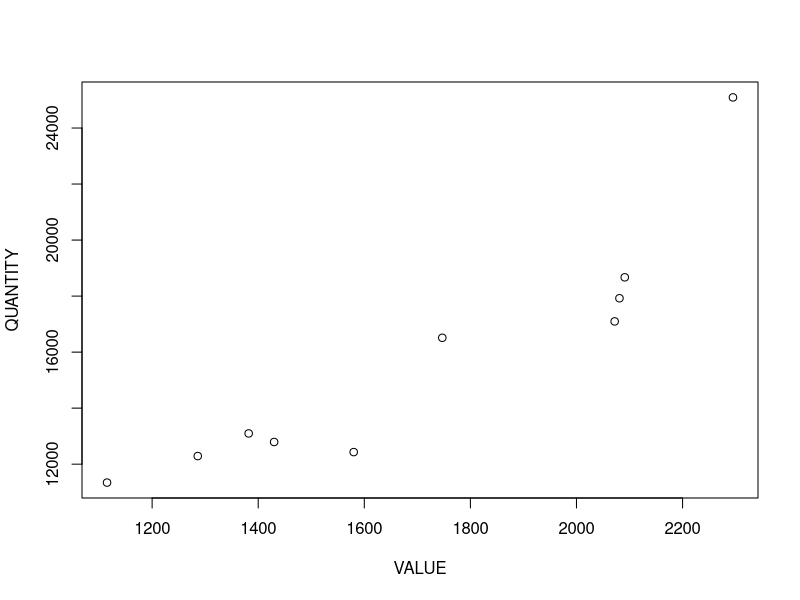

This chart was generated by the following R code:
## ---- chunk 1
#| warning: false
#| echo: true
library(tidyverse)
library(readxl)
library(writexl)
## ---- chunk 2
#impor dataset
library(readxl)
dat<-read_excel('CONTOH.xlsx')
head(dat)
## ---- chunk 3
plot(dat$X,dat$Y,xlab="VALUE",ylab="QUANTITY")
## ---- chunk 4
reg1<-lm(Y~X,data=dat)
summary(reg1)
